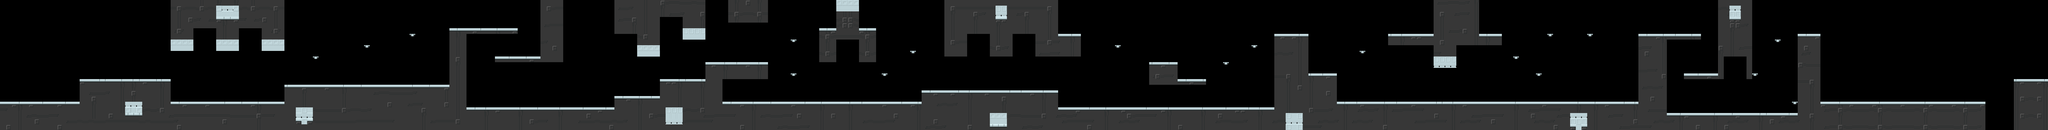

This is a level from a 2D game, rendered from its Tiled map with the project's own tilesets. A one-line summary and the map file follow, with tile-layer data summarised:
An orthogonal 360x23 tile map with 32x32 px tiles, 1 tile layer (Blocks) and 135 objects (13x squash, 11x fly_mon, 10x ground_mon_1, 8x ground_mon_2, wallblock, ...).

<map version="1.10" tiledversion="1.10.1" orientation="orthogonal" renderorder="right-down" width="360" height="23" tilewidth="32" tileheight="32" infinite="0" nextlayerid="12" nextobjectid="160">
 <tileset firstgid="1" source="Stage3.tsx" />
 <layer id="1" name="Blocks" width="360" height="23">
  <data>[8280 cells, 3033 non-empty, 21 distinct tile ids]</data>
 </layer>
 <objectgroup id="7" name="Blocks">
  <object id="70" x="0" y="576" width="448" height="32" />
  <object id="71" x="-32" y="0" width="32" height="576" />
  <object id="72" x="448" y="448" width="512" height="128" />
  <object id="73" x="960" y="576" width="640" height="32" />
  <object id="77" x="1600" y="480" width="928" height="96" />
  <object id="78" x="1760" y="320" width="32" height="32" />
  <object id="79" x="2048" y="256" width="32" height="32" />
  <object id="80" x="2304" y="192" width="32" height="32" />
  <object id="81" x="2528" y="192" width="96" height="416" />
  <object id="82" x="2528" y="160" width="384" height="32" />
  <object id="83" x="2784" y="320" width="256" height="32" />
  <object id="84" x="3040" y="0" width="128" height="352" />
  <object id="85" x="2624" y="608" width="832" height="32" />
  <object id="86" x="3456" y="544" width="256" height="64" />
  <object id="87" x="3712" y="448" width="256" height="96" />
  <object id="88" x="3968" y="352" width="352" height="96" />
  <object id="89" x="3968" y="448" width="96" height="128" />
  <object id="90" x="3584" y="192" width="128" height="128" />
  <object id="91" x="3840" y="0" width="128" height="224" />
  <object id="92" x="4064" y="576" width="1120" height="32" />
  <object id="93" x="4448" y="224" width="32" height="32" />
  <object id="94" x="4096" y="0" width="224" height="128" />
  <object id="95" x="4448" y="416" width="32" height="32" />
  <object id="96" x="4960" y="416" width="32" height="32" />
  <object id="97" x="5120" y="288" width="32" height="32" />
  <object id="98" x="4704" y="-160" width="128" height="384" />
  <object id="99" x="4608" y="160" width="96" height="192" />
  <object id="100" x="4832" y="160" width="96" height="192" />
  <object id="101" x="5184" y="512" width="768" height="96" />
  <object id="103" x="5312" y="-96" width="128" height="416" />
  <object id="104" x="5568" y="192" width="128" height="128" />
  <object id="105" x="5824" y="-96" width="128" height="416" />
  <object id="106" x="5952" y="192" width="128" height="128" />
  <object id="107" x="5952" y="608" width="1216" height="32" />
  <object id="108" x="6464" y="352" width="160" height="128" />
  <object id="109" x="6624" y="448" width="160" height="32" />
  <object id="110" x="6272" y="256" width="32" height="32" />
  <object id="111" x="6880" y="352" width="32" height="32" />
  <object id="112" x="7040" y="256" width="32" height="32" />
  <object id="113" x="7168" y="192" width="192" height="448" />
  <object id="114" x="7360" y="416" width="160" height="160" />
  <object id="115" x="7648" y="288" width="32" height="32" />
  <object id="116" x="7808" y="192" width="256" height="64" />
  <object id="117" x="8320" y="192" width="128" height="64" />
  <object id="118" x="8064" y="-96" width="256" height="352" />
  <object id="119" x="8064" y="256" width="128" height="128" />
  <object id="120" x="7520" y="576" width="1696" height="32" />
  <object id="121" x="8640" y="416" width="32" height="32" />
  <object id="122" x="8512" y="320" width="32" height="32" />
  <object id="123" x="8704" y="192" width="32" height="32" />
  <object id="124" x="8928" y="192" width="32" height="32" />
  <object id="125" x="9216" y="224" width="160" height="416" />
  <object id="126" x="9216" y="192" width="352" height="32" />
  <object id="127" x="9664" y="0" width="32" height="448" />
  <object id="128" x="9472" y="416" width="192" height="32" />
  <object id="129" x="9824" y="0" width="32" height="448" />
  <object id="130" x="9376" y="640" width="736" height="32" />
  <object id="131" x="10112" y="192" width="128" height="448" />
  <object id="132" x="9856" y="416" width="32" height="32" />
  <object id="133" x="9984" y="224" width="32" height="32" />
  <object id="134" x="10080" y="576" width="32" height="32" />
  <object id="136" x="1472" y="0" width="128" height="288" />
  <object id="137" x="960" y="0" width="128" height="288" />
  <object id="138" x="1216" y="160" width="128" height="128" />
  <object id="139" x="1088" y="0" width="384" height="160" />
  <object id="140" x="10240" y="576" width="928" height="32" />
  <object id="148" x="9696" y="288" width="128" height="32" />
  <object id="149" x="9664" y="-96" width="192" height="96" />
  <object id="150" x="5440" y="-96" width="382" height="288" />
  <object id="151" x="3456" y="0" width="256" height="192" />
  <object id="153" x="3712" y="0" width="128" height="96" />
  <object id="154" x="11136" y="608" width="32" height="128" />
  <object id="159" x="11360" y="448" width="160" height="32" />
 </objectgroup>
 <objectgroup id="9" name="SpecialOccasions">
  <object id="142" name="wallblock" x="10208" y="0" width="32" height="576" />
  <object id="144" name="boss_event" x="10240" y="544" width="928" height="32" />
  <object id="158" name="inv_wall" x="11328" y="0" width="32" height="736" />
 </objectgroup>
 <objectgroup id="4" name="SpecialProps">
  <object id="39" name="switch1" x="4128" y="544" width="32" height="32" />
  <object id="40" name="switch2" x="4640" y="128" width="32" height="32" />
  <object id="42" name="switch3" x="4864" y="128" width="32" height="32" />
  <object id="43" name="wall1" x="5344" y="320" width="32" height="192" />
  <object id="44" name="wall2" x="5600" y="320" width="32" height="192" />
  <object id="45" name="wall3" x="5920" y="320" width="32" height="192" />
  <object id="46" name="switch4" x="6016" y="160" width="32" height="32" />
  <object id="47" name="wall4" x="7168" y="0" width="32" height="192" />
  <object id="48" name="switch6" x="8384" y="160" width="32" height="32" />
  <object id="49" name="switch5" x="7968" y="160" width="32" height="32" />
  <object id="50" name="wall5" x="8928" y="0" width="32" height="192" />
  <object id="51" name="wall6" x="9536" y="224" width="32" height="192" />
 </objectgroup>
 <objectgroup id="11" name="SpecialBlocks">
  <object id="146" name="spike" x="11072" y="800" width="352" height="32" />
 </objectgroup>
 <objectgroup id="5" name="SquashBlocks">
  <object id="52" name="squash" x="1088" y="160" width="128" height="416" />
  <object id="53" name="squash" x="1344" y="160" width="128" height="416" />
  <object id="54" name="squash" x="3456" y="192" width="128" height="352" />
  <object id="55" name="squash" x="3712" y="96" width="128" height="352" />
  <object id="56" name="squash" x="3968" y="0" width="128" height="352" />
  <object id="57" name="squash" x="4704" y="224" width="128" height="352" />
  <object id="58" name="squash" x="5440" y="192" width="128" height="320" />
  <object id="59" name="squash" x="5696" y="192" width="128" height="320" />
  <object id="60" name="squash" x="7808" y="256" width="128" height="320" />
  <object id="61" name="squash" x="7936" y="256" width="128" height="320" />
  <object id="63" name="squash" x="8192" y="256" width="128" height="320" />
  <object id="64" name="squash" x="8320" y="256" width="128" height="320" />
  <object id="65" name="squash" x="9696" y="320" width="128" height="320" />
 </objectgroup>
 <objectgroup id="6" name="Player">
  <object id="68" name="endRect" x="11520" y="0" width="32" height="576" />
  <object id="69" name="startRect" x="160" y="480" width="46" height="96" />
  </objectgroup>
 <objectgroup id="2" name="GroundMonster">
  <!-- 30 objects omitted --></objectgroup>
 <objectgroup id="3" name="FlyingMonster">
  <!-- 12 objects omitted --></objectgroup>
 <objectgroup id="10" name="Boss">
  <!-- 1 objects omitted --></objectgroup>
</map>
<!-- 31 of 135 objects omitted -->